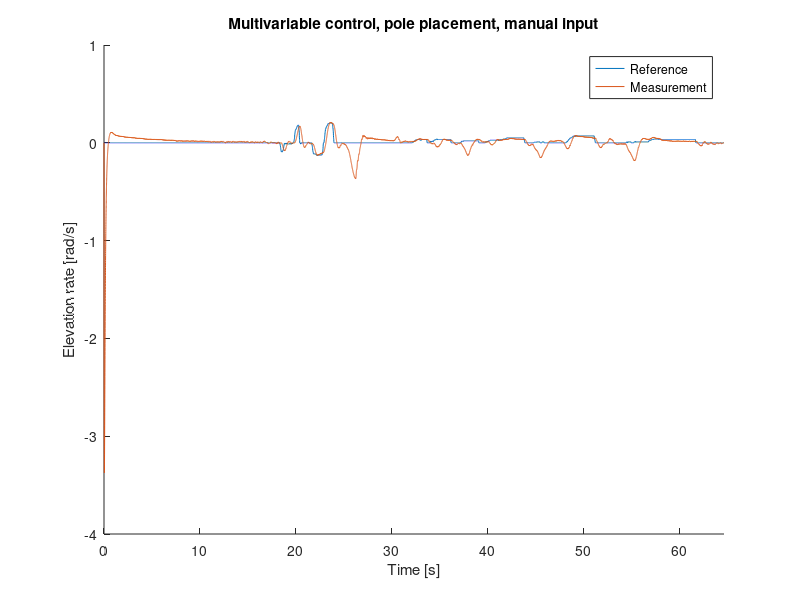

Reproduce this figure in MATLAB. (Note: this script raises an error after producing the figure.)
%% Just press f5 to run everything, and read the section that has something you need

% Press (ctrl+enter) to run the section your cursor is currently in ( Marked in yellow)
clear all
close all

%% Init one file
input = load('p2t2_pole-place-K_poles-2-2i-sqrt(8)_e_dot-c-and-e_dot.mat');
plot_title = 'Multivariable control, pole placement, manual input';
file_name = 'p2t2_pole-placement-manual-input_elevation-rate';
xaxis = 'Time [s]';
yaxis = 'Elevation rate [rad/s]';

time = input.ans(1,:);
setpoint = input.ans(2,:);
values = input.ans(3,:);

time_start = 0;
time_end = time(end);


% figure; % Calling figure => Plot/write in a new window
hold on
title(plot_title);

plot(time, setpoint);
plot(time, values);
xlim([time_start time_end]);


% Set desctiptions on the axis
xlabel(xaxis);
ylabel(yaxis);

lgd = legend('Reference', 'Measurement');
lgd.Location = 'southeast';

%% Init multiple files
figure
input1 = load('p2t4_LQR-computed-input-F-optimal_e-dot-c-and-e-dot.mat');
input2 = load('p2t4_LQR-computed-input-F-0-1-0-1_e-dot-c-and-e-dot.mat');
%input3 = load('p2t2_pole-place-controlled-input-K_poles-2,5-2,5i-sqrt(2,5^2+2,5^2)_e_dot-c-and-e_dot.mat');
%input4 = load('p1t3_pole-placement-a=-1-b=2-with-elev_pitch-measurement_v1.mat');
plot_title = 'Multivariable control, different choice of feed foreward matrix F';
file_name = 'p2t4_LQR-comparing-F_elevation-rate';
xaxis = 'Time [s]';
yaxis = 'Elevation rate [rad/s]';

time1 = input1.ans(1,:);
reference1 = input1.ans(2,:);
values1 = input1.ans(3,:);

time2 = input2.ans(1,:);
%reference2 = input2.ans(2,:);
values2 = input2.ans(3,:);

%time3 = input3.ans(1,:);
%reference3 = input3.ans(2,:);
%values3 = input3.ans(3,:);

%time4 = input4.ans(1,:);
%reference4 = input4.ans(2,:);
%values3 = input3.ans(2,:);

time_start = 0;
time_end = time1(end);


% figure; % Calling figure => Plot/write in a new window
hold on
title(plot_title);

plot(time1, reference1);
plot(time1, values1);
%plot(time2, reference2);
plot(time2, values2);
%plot(time3, reference3);
%plot(time3, values3);
%plot(time4, reference4);
% plot(time4, values4);
xlim([time_start time_end]);


% Set desctiptions on the axis
xlabel(xaxis);
ylabel(yaxis);


%% Plot multiple plots in same figure
figure
input1 = load('p2t3_LQR-integration-test-step-inputs-Q-100-1-60_p-c-and-p_v1_weird-drop.mat');
input2 = load('p2t3_LQR-integration-test-step-inputs-Q-100-1-60_e-dot-c-and-e-dot_weird-drop.mat');
plot_title = 'LQR tuning, large drop';
file_name = 'p2t3_LQR-tuning_large-drop';

time1 = input1.ans(1,:);
reference1 = input1.ans(2,:);
values1 = input1.ans(3,:);

time2 = input2.ans(1,:);
reference2 = input2.ans(2,:);
values2 = input2.ans(3,:);

time_start = 0;
time_end = time1(end);



hold on
title(plot_title);

subplot(1,2,1);
plot(time1, reference1, time1, values1);
xaxis = 'Time [s]';
yaxis = 'Pitch [rad]';
xlabel(xaxis);
ylabel(yaxis);
time_start = 5; 
time_end = 35;  
xlim([time_start time_end]);


subplot(1,2,2);
plot(time2, reference2, time2, values2);
xaxis = 'Time [s]';
yaxis = 'Elevation rate [rad/s]';
xlabel(xaxis);
ylabel(yaxis);
xlim([time_start time_end]);

%% Plot only part of plot
time_start = 8; 
time_end = 20;  
xlim([time_start time_end]);


%% Legend
% Legend must come after you call plot()
% GIves a name to the plotted lines
%   
lgd = legend('Reference', 'Measurement, optimal F', 'Measurement, F = identity matrix'); 
lgd.Location = 'southeast';
%legend('Measured value, Q = 20'); 
hold off

%% Save plot
% TO save the current plot use:
    % print( filename, '-d'+ filename )
    % Use epsc instad of eps to get colours
print(file_name, '-djpeg');
print(file_name, '-depsc');


%% Plotting values against each other

figure
hold on 
title('Ploting values against each other');
%Methon 1:
    %Give the inputs in pairs
    % X1 and X2 can have different lengths as long as the length is the
    % same for between X1 and Y1 (and so on)
plot(X1, Y1, X2, Y2);
legend(['It is fine to have more plots that legends']);
% Or more legends than plots (But it causes a warning)
hold off




% %Method 2:
%     % Give the X-values first and then a list of all Y-values 
%     %(Separate with ; )
        % plot( X1, [Y1; sin(X1) ] ); 





%% SUBPLOTS

figure;
hold on
title('Subplots');


% Subplot(n, m, i)
    %   Divides the window into a grid of n * m plots
    %   i is the position of the plot (left to right, top to bottom)  

    
subplot(2, 1, 1);
plot(X1, Y1);

% They work just like normal between hold on and hold off
subplot(2,1, 2); 
hold on
plot(X2, Y2, X2, -Y2);
legend('Subplot 2');
xlabel('X'); 
ylabel('Y'); 

legend(['Multiple subplots', 'Title is not working']);
hold off
hold off



%% Colours and styles
figure
hold on 
title('Colours and styles');
plot(X1, Y1, 'r', X2, Y2, 'b--', X1, Y1.*(-1) , 'pk');
% Add a string after X and Y to change colour and style
% The first letter is colour
    % The colours are:
        % blue      b
        % black     k	
        % red       r	
        % green     g	
        % yellow	y	
        % cyan      c	
        % magenta	m	
        % white     w
    
% The next letters are for style:
    % Line-types
        % '-'       Whole line(Default)
        % '--'      Dasked line
        % ':'       Dotted line
        % '-.'      Dasshed and dotted line
    % Marking data-points (Just some of them)
        % 'o'   circle
        % 'x'   cross
        % '*'   asterisk
        % 'p'   star (pentagram)

 
    
 

legend(['Add a string after X1 and Y1 to give colour or style', 'string = b--','Read comments for more']);


hold off;


%% Automatically Save Plot
figure;

    

hold on 
title('Automatically Save Plot');

plot(X1, Y1); 
legend('A curve...');
xlabel('X');
ylabel('Y');
hold off 

% TO save the current plot use:
    % print( filename, '-d'+ filename )
    % Use epsc instad of eps to get colours
print('Plot_filename', '-depsc');
print('Plot_filename', '-djpeg')

% string(10) makes the number 10 into '10' (Might be usefull for making filenames)
disp('Saved Plot as .jpeg and .eps '); 


%% Change Window-size
% The parameters can be given when:
    % making the figure(), or with the
    % set()-function

f = figure('color' , 'cyan'); 

% The variable gcf returns the current figure
set(gcf, 'color', 'green'); 



% Units sets how position is calculated
    % 'pixels'      :   (Default) 
    % 'normalized'  :   Positions on the window is represented with a
                        % number from 0 to 1            
    %'centimeters'  :   
    %'characters'   :   Character-width= width of character 'x' in the
                        % default size

                        
Units = 'normalized';  % Normalized is probably easiest to use  
set(gcf, 'Units', Units); 
    
% Position 0, 0 is in the bottom left corner
% Position = [    Position of left border ,
%                 Position of bottom border, 
%                 width, 
%                 height   ]; 
Position = [0,0, 1, 1]; %  ==>  Full screen if 'units' = 'normalized'
set(gcf, 'Position', Position);



hold on 
title('Change Window-size');  

plot(X1, Y1); 
legend('bg- colour set to green'); 

hold off



%% Misc. 
% Just so the windows are propperly placed, without cluttering the code

%Get handle of all open windows
figHandles = get(groot, 'Children');


winSize = 0.5
for i = size(figHandles, 1):-1:2
    x0 = 0.5-winSize/2;
    y0 = 0.5-winSize/2;
    Position = [x0,y0 winSize, winSize]
    
    set(figHandles(i), 'units', 'normalized');
    set(figHandles(i), 'Position', Position);
end;
   
uistack(figHandles(1), 'bottom'); % Put fullscreen-window behind all others 